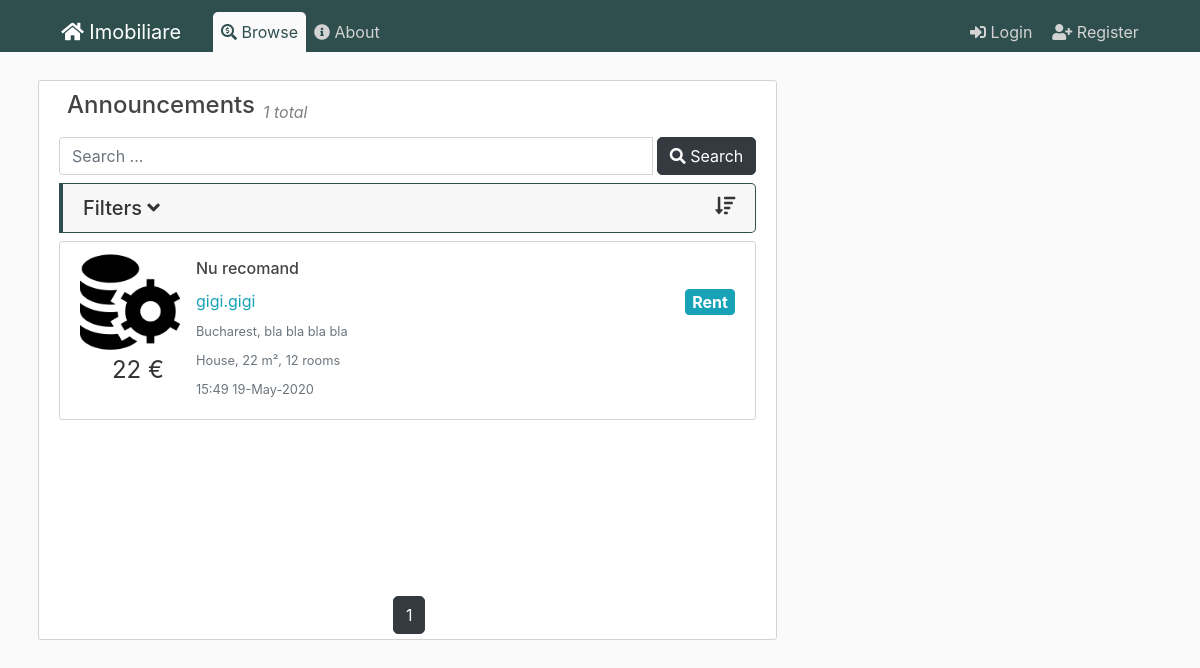
Page /posts on the earlier database version.
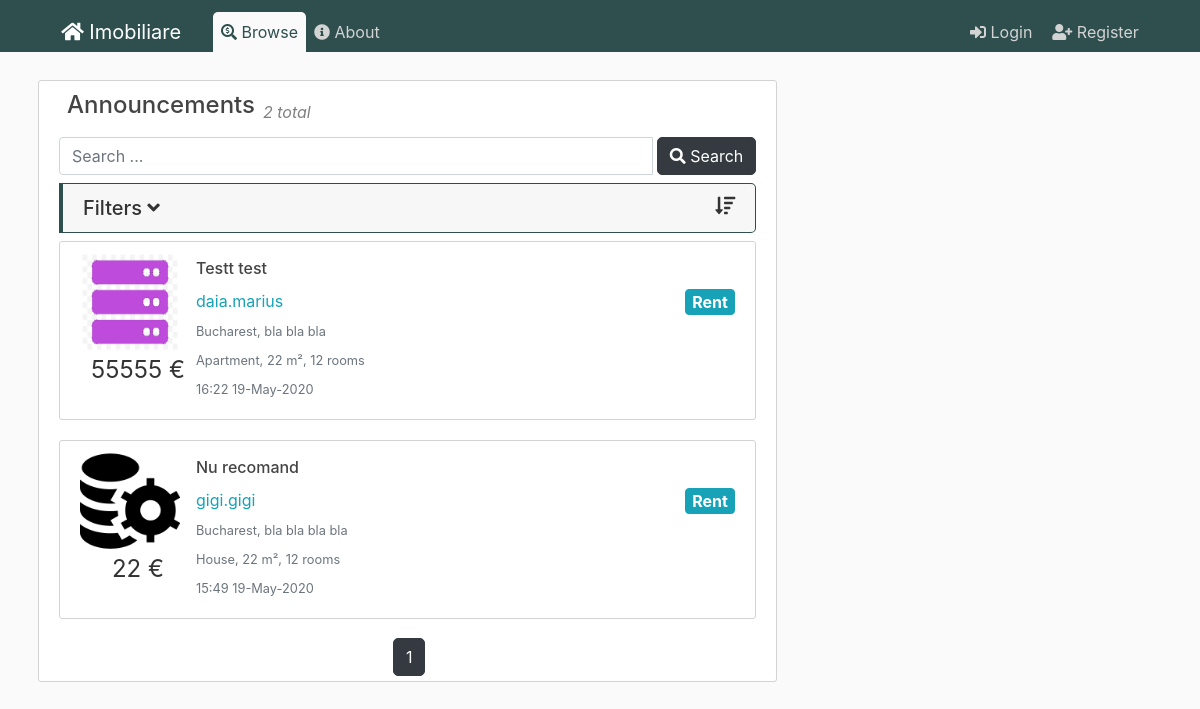
Same page on the later database version.
### flaskblog/models.py (models this page shows, shortened)
class Post(db.Model):
    id = db.Column(db.Integer, primary_key=True)
    title = db.Column(db.String(100), nullable=False)
    date_posted = db.Column(db.DateTime, nullable=False, default=datetime.utcnow)
    content = db.Column(db.Text, nullable=False)
    user_id = db.Column(db.Integer, db.ForeignKey('user.id'), nullable=False)
    city_id = db.Column(db.Integer, db.ForeignKey('city.id'), nullable=False)
    anouncement_type = db.Column(db.String(20), nullable=False)
    house_type = db.Column(db.String(20), nullable=False)
    price = db.Column(db.Integer, nullable=False)
    square_meters = db.Column(db.Integer, nullable=False)
    number_rooms = db.Column(db.Integer, nullable=False)
    address = db.Column(db.String(100), nullable=False)
    phonenumber = db.Column(db.String(15), nullable=True)
    post = db.relationship('Image')
    favorited = db.relationship('User', secondary=user_favorites)

class Image(db.Model):
    id = db.Column(db.Integer, primary_key=True)
    name = db.Column(db.String(100), nullable=False)
    post_id = db.Column(db.Integer, db.ForeignKey('post.id'), nullable=False)
    post = db.relationship('Post', backref='images', lazy=True)

class User(db.Model, UserMixin):
    id = db.Column(db.Integer, primary_key=True)
    username = db.Column(db.String(20), unique=True, nullable=False)
    email = db.Column(db.String(120), unique=True, nullable=False)
    phonenumber = db.Column(db.String(15), nullable=False)
    image_file = db.Column(db.String(20), nullable=False, default='default.jpg')
    password = db.Column(db.String(60), nullable=False)
    posts = db.relationship('Post', backref='author', lazy=True)
    favorites = db.relationship('Post', secondary=user_favorites)

class City(db.Model):
    id = db.Column(db.Integer, primary_key=True)
    name = db.Column(db.String(100), nullable=False)
    country_id = db.Column(db.Integer, db.ForeignKey('country.id'), nullable=False)
    country = db.relationship('Country', back_populates="cities")
    posts = db.relationship('Post', backref='city', lazy=True)

### flaskblog/posts/routes.py (the view)
@posts.route("/posts")
def browse():
    page = request.args.get('page', 1, type=int)
    posts = Post.query.order_by(Post.date_posted.desc()).paginate(page=page, per_page=5)
    cities = City.query.all()
    countries = Country.query.all()
    if not posts:
        posts=[]
    return render_template('browse.html', posts=posts,cities=cities,countries=countries)

### flaskblog/templates/browse.html (shortened to what this page needs)
{% extends "layout.html" %}
{% set active_page = "announcements" %}
{% block content %}
<article class="media content-section content-fit">
  <div class="media-body">
    <div class="article-metadata d-flex flex-row  position-relative">
      <h4 class="pl-2 article-title">Announcements</h4>
      <div class="pl-2 pb-1 align-self-end">
        <em class="gray">
          {{ posts.items|length }} total
        </em>
      </div>
    </div>
    <div>
      <form action="">
        <div class="input-group mt-2 mb-2">
          <input type="text" class="form-control" placeholder="Search ...">
          <div class="input-group-btn">
            <button type="submit" class="btn btn-dark ml-1">
              <i class="fas fa-search"></i> Search
            </button>
          </div>
        </div>
      </form>
      <div class="accordion md-accordion mb-2" id="accordionEx1" role="tablist" aria-multiselectable="true">
        <div class="card check-card">
          <div class="card-header" role="tab" id="headingTwo1">
            <a class="collapsed" data-toggle="collapse" data-parent="#accordionEx1" href="#collapseTwo1"
              aria-expanded="false" aria-controls="collapseTwo1">
              <h5 class="mb-0">
                <i class="fas fa-sort-amount-down float-right"></i>Filters <i class="fas fa-angle-down rotate-icon"></i>
              </h5>
            </a>
          </div>
        </div>
      </div>
      {% for post in posts.items %}
      <article class="media content-section table-row" data-href="{{ url_for('posts.post', post_id=post.id) }}">
        <div class="article-metadata">
          {% if post.images[0] %}
          <img class="article-img" src="/static/post_pics/{{post.images[0].name}}">
          {% else %}
          <img class="rounded-circle article-img" src="{{ url_for('static', filename='defaults/house.png') }}">
          {% endif %}
          <p class="article-price text-center">{{post.price}} €</p>
        </div>
        <div class="media-body">
          <h4><a class="article-title" href="{{ url_for('posts.post', post_id=post.id) }}">{{ post.title }}</a></h4>
          <div class="article-metadata">
            <a class="mr-2"
              href="{{ url_for('users.user_posts', username=post.author.username) }}">{{ post.author.username }}</a>
            <a class="btn btn-info badge float-right article-type">{{ post.anouncement_type }}</a>
          </div>
          <div class="article-metadata">
            <small class="text-muted">{{post.city.name}}, {{post.address}}</small>
          </div>
          <div class="article-metadata">
            <small class="text-muted">{{post.house_type}}, {{post.square_meters}} m², {{post.number_rooms}} rooms</small>
          </div>
          <div class="article-metadata">
            <small class="text-muted">{{ post.date_posted.strftime('%H:%M %d-%B-%Y') }}</small>
          </div>
        </div>
      </article>
      {% endfor %}
    </div>
    <div class="p-3">
    </div>
    <div class="pagination-bottom">
      <div class="text-center">
      {% for page_num in posts.iter_pages(left_edge=1, right_edge=1, left_current=1, right_current=2) %}
        {% if page_num %}
            {% if posts.page == page_num %}
                <a class="btn btn-dark" href="{{ url_for('main.home', page=page_num) }}">{{page_num}}</a>
            {% else %}
                <a class="btn btn-outline-dark" href="{{ url_for('main.home', page=page_num) }}">{{page_num}}</a>
            {% endif %}
        {% endif %}
      {% endfor %}
      </div>
  </div>
  </div>
</article>
{% endblock content %}

### flaskblog/templates/layout.html (shortened to what this page needs)
<!DOCTYPE html>
<html>
<head>
    <link rel="stylesheet" href="https://stackpath.bootstrapcdn.com/bootstrap/4.4.1/css/bootstrap.min.css">
    <link rel="stylesheet" href="/static/css/main.css" >
    <link rel="stylesheet" href="/static/css/fontawesome.css" >
  </head>
<body>
    <header class="site-header">
      <nav class="navbar navbar-expand-md navbar-dark bg-steel fixed-top">
        <div class="container">
          <a class="navbar-brand mr-4 pl-2 pr-2 {{ 'nav-active' if active_page == 'home' else '' }}" href="/"><i class="fas fa-home"></i> Imobiliare</a>
          <div class="collapse navbar-collapse" id="navbarToggle">
            <div class="navbar-nav mr-auto">
              <a class="nav-item nav-link {{ 'nav-active' if active_page == 'announcements' else '' }}" href="{{ url_for('posts.browse') }}"><i class="fas fa-search-dollar"></i> Browse</a>
              <a class="nav-item nav-link {{ 'nav-active' if active_page == 'about' else '' }}" href="{{ url_for('main.about') }}"><i class="fas fa-info-circle"></i> About</a>
            </div>
            <div class="navbar-nav">
              {% if current_user.is_authenticated %}
                <a class="nav-item nav-link {{ 'nav-active' if active_page == 'newpost' else '' }}" href="{{ url_for('posts.new_post') }}"><i class="fas fa-scroll"></i> New Post</a>
                <a class="nav-item nav-link {{ 'nav-active' if active_page == 'account' else '' }}" href="{{ url_for('users.account') }}"><i class="fas fa-user"></i> Account</a>
                <a class="nav-item nav-link {{ 'nav-active' if active_page == 'favorites' else '' }}" href="{{ url_for('users.favorites') }}"><i class="fas fa-heart"></i> Favorites</a>
                <a class="nav-item nav-link" href="{{ url_for('users.logout') }}"><i class="fas fa-sign-out-alt ml-1"></i> Logout</a>
              {% else %}
                <a class="nav-item nav-link {{ 'nav-active' if active_page == 'login' else '' }}" href="{{ url_for('users.login') }}"><i class="fas fa-sign-in-alt ml-1"></i> Login</a>
                <a class="nav-item nav-link {{ 'nav-active' if active_page == 'register' else '' }}" href="{{ url_for('users.register') }}"><i class="fa fa-user-plus ml-1"></i> Register</a>
              {% endif %}
            </div>
          </div>
        </div>
      </nav>
    </header>
    <main role="main" class="container">
      <div class="row">
        <div class="col-md-8">
          {% block content %}{% endblock %}
        </div>
        <div class="col-md-4">
        </div>
      </div>
    </main>
</body>
</html>

### flaskblog/static/css/main.css (style rules this page uses)
html { font-size: 16px; overflow-x: hidden; }
body { background: var(--bodybackground); color: var(--bodytextcolor); margin-top: 5rem; width: 100%; }
.content-fit { min-height: 70vh; position: relative; overflow-x:hidden !important; }
h1, h2, h3, h4, h5, h6 { color: var(--bodytextcolor); }
.bg-steel { background-color: var(--darkgreen); }
.site-header .navbar-nav .nav-link { color: var(--lightgray); transition: 0.5s; }
.content-section { background: var(--white); padding: 10px 20px; border: 1px solid var(--lightgray); border-radius: 3px; margin-bottom: 20px; }
.article-title { color: #444444; }
.article-img { height: 100px; width: 100px; margin-right: 16px; border-radius:5px; }
.article-price { font-size: 1.5rem; }
.article-type { font-size:1rem; }
.article-metadata { padding-bottom: 1px; margin-bottom: 4px; border-bottom: 1px solid #e3e3e3 }
a { color: var(--lightblue); font-size: 1rem; cursor: pointer; }
.position-relative { position: relative !important; }
.content-section { overflow: auto ; width:100% !important; overflow-x: hidden !important; }
.check-card { border-width: 1px 1px 1px 4px; border-color: var(--darkgreen); border-radius: 0; border-top-right-radius: 5px; border-bottom-right-radius: 5px; margin-bottom: 5px; }
.container { width: 95% !important; }
:root { --darkgreen: #2F4F4F; --lightblue: #17a2b8; --dark: #343a40; --lightgreen: #28a745; --darkred: #b00020; --yellow: #ffc107; --white: white; --gray: gray; --lightgray: lightgray; --fadegray: #f3f3f3; --bodybackground: #fafafa; --bodytextcolor: #333333; --blueglow: rgba(41, 137, 167, 0.2); --whiteglow: rgba(254, 255, 205, 0.2); }
.gray { color: var(--gray); }
.article-metadata { border-bottom: none; }
.content-section { overflow-x: auto !important; }
.container { padding-left: 0.5rem; padding-right: 0.5rem; }
.badge { color: var(--white) !important; }
.btn-dark { color:var(--white); border-radius: 5px; transition: 0.5s; }
.nav-active { color: var(--darkgreen) !important; background-color: var(--bodybackground); border-radius: 5px; }
@media screen and (min-width: 768px) { .nav-active { border-radius: 0; border-top-left-radius: 5px; border-top-right-radius: 5px; } }
@media screen and (min-width: 768px) { .navbar { padding-top:0.75rem; padding-bottom: 0; } }
.pagination-bottom { position: absolute; bottom:0; width: 95%; margin-bottom: 5px; }

Differences in the rows shown:
added Post: name (picture), price "55555", title "Testt test", author.username "daia.marius", anouncement_type "Rent", city.name "Bucharest", address "bla bla bla", house_type "Apartment", square_meters "22", number_rooms "12", date_posted "16:22 19-May-2020"
Other differences:
{{ posts.items|length }}: "1" → "2"
